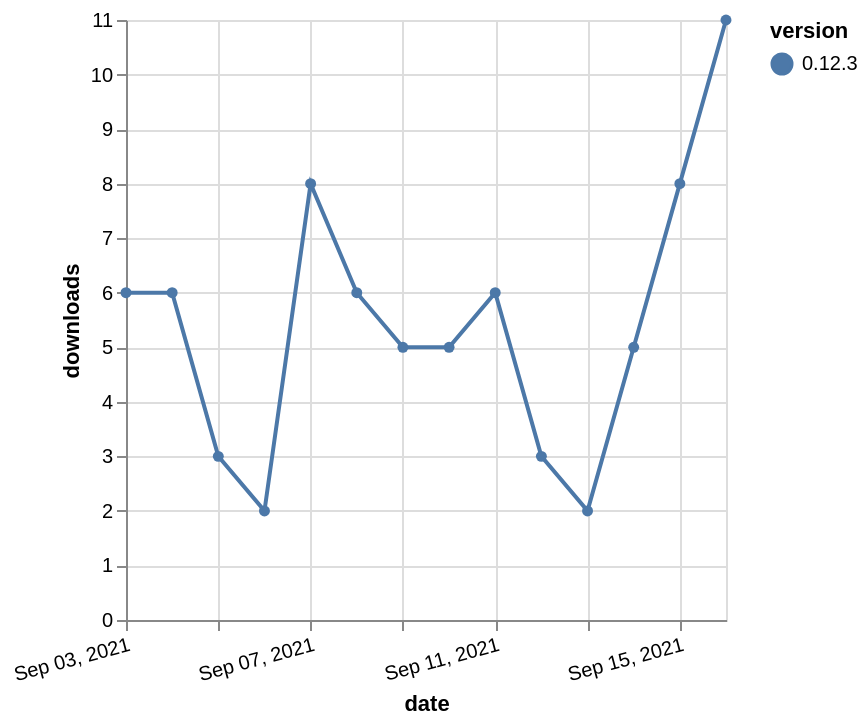

The specification (Vega-Lite) saved for this image:
### Vega-Lite specification from a JSON file in a GitHub repository (floating-point values rounded to 4 significant figures)
{"$schema": "https://vega.github.io/schema/vega-lite/v5.json", "description": "A simple bar chart with embedded data.", "data": {"values": [{"date": "2021-09-03", "total": 13303, "delta": 6, "version": "0.12.3"}, {"date": "2021-09-04", "total": 13309, "delta": 6, "version": "0.12.3"}, {"date": "2021-09-05", "total": 13312, "delta": 3, "version": "0.12.3"}, {"date": "2021-09-06", "total": 13314, "delta": 2, "version": "0.12.3"}, {"date": "2021-09-07", "total": 13322, "delta": 8, "version": "0.12.3"}, {"date": "2021-09-08", "total": 13328, "delta": 6, "version": "0.12.3"}, {"date": "2021-09-09", "total": 13333, "delta": 5, "version": "0.12.3"}, {"date": "2021-09-10", "total": 13338, "delta": 5, "version": "0.12.3"}, {"date": "2021-09-11", "total": 13344, "delta": 6, "version": "0.12.3"}, {"date": "2021-09-12", "total": 13347, "delta": 3, "version": "0.12.3"}, {"date": "2021-09-13", "total": 13349, "delta": 2, "version": "0.12.3"}, {"date": "2021-09-14", "total": 13354, "delta": 5, "version": "0.12.3"}, {"date": "2021-09-15", "total": 13362, "delta": 8, "version": "0.12.3"}, {"date": "2021-09-16", "total": 13373, "delta": 11, "version": "0.12.3"}]}, "width": "container", "mark": {"type": "line", "point": {"filled": true}}, "encoding": {"x": {"field": "date", "type": "temporal", "timeUnit": "yearmonthdate", "title": "date", "axis": {"labelAngle": -15}}, "y": {"field": "delta", "type": "quantitative", "title": "downloads"}, "color": {"field": "version", "type": "nominal"}, "tooltip": {"field": "delta"}}}
